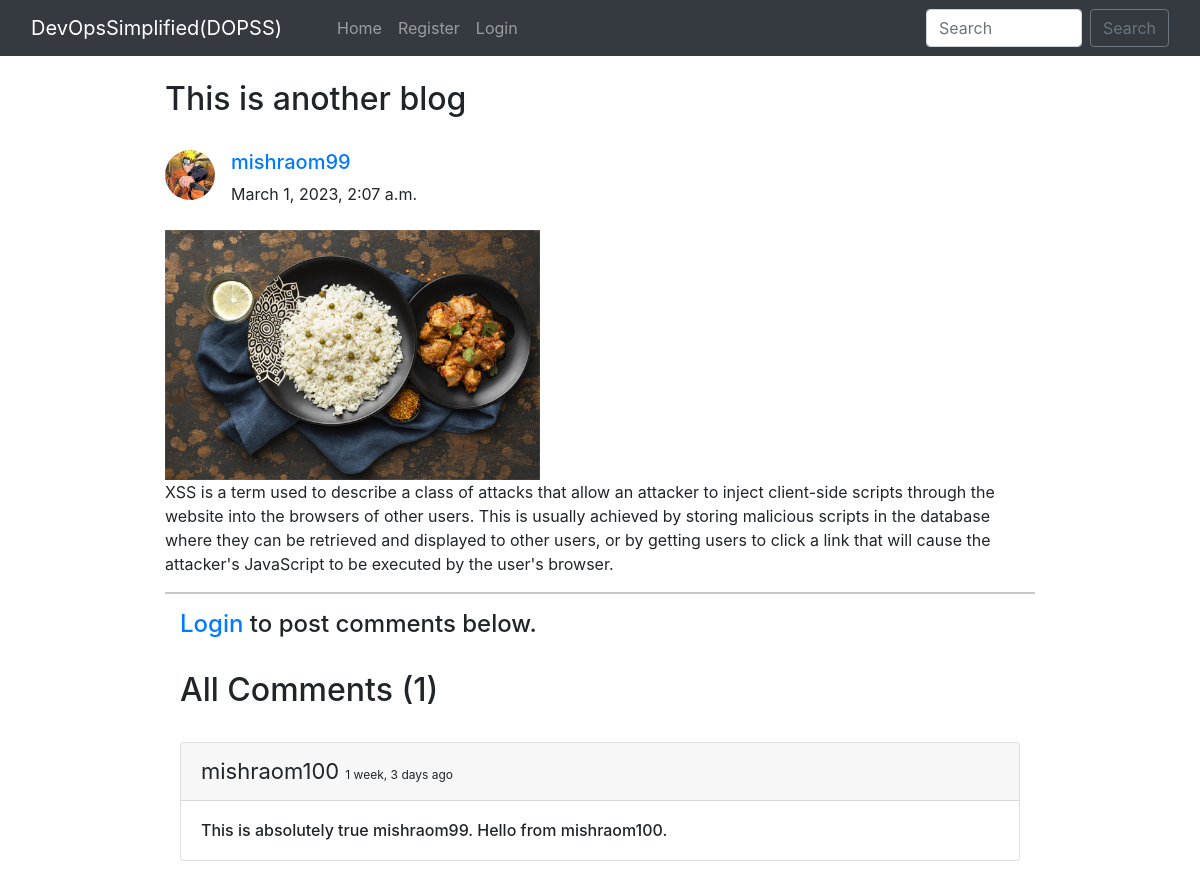
Page /blog/This-is-another-blog/ on the committed database.
### blog/models.py (models this page shows, shortened)
class BlogPost(models.Model):
    title=models.CharField(max_length=255)
    author= models.ForeignKey(User, on_delete=models.CASCADE)
    slug=models.CharField(max_length=130)
    content=models.TextField()
    image = models.ImageField(upload_to="profile_pics", blank=True, null=True)
    dateTime=models.DateTimeField(auto_now_add=True)

class Profile(models.Model):
    user = models.OneToOneField(User, on_delete=models.CASCADE, blank=True, null=True)
    image = models.ImageField(upload_to="profile_pics", blank=True, null=True)
    bio = models.TextField(blank=True, null=True)
    phone_no = models.PositiveSmallIntegerField(blank=True, null=True)
    facebook = models.CharField(max_length=300, blank=True, null=True)
    instagram = models.CharField(max_length=300, blank=True, null=True)
    linkedin = models.CharField(max_length=300, blank=True, null=True)

class Comment(models.Model):
    user = models.ForeignKey(User, on_delete=models.CASCADE)
    content = models.TextField()
    blog = models.ForeignKey(BlogPost, on_delete=models.CASCADE)
    parent_comment = models.ForeignKey('self', on_delete=models.CASCADE, null=True, blank=True)
    dateTime=models.DateTimeField(default=now)

### blog/views.py (the view)
# urls.py: path("blog/<str:slug>/", views.blogs_comments, name="blogs_comments"),
def blogs_comments(request, slug):
    post = BlogPost.objects.filter(slug=slug).first()
    comments = Comment.objects.filter(blog=post)
    if request.method=="POST":
        user = request.user
        content = request.POST.get('content','')
        blog_id =request.POST.get(id,'')
        comment = Comment(user = user, content = content, blog=post)
        comment.save()
    return render(request, "blog_comments.html", {'post':post, 'comments':comments})

### blog/templates/blog_comments.html (shortened to what this page needs)
{% extends 'base.html' %}
{% block body %}
{% load humanize %}
<div class="container w-75 my-4">
      <h2 class="blog-post-title">{{post.title}}</h2>
      <br>
      <div class="media">
            {% if post.author.profile.image %}
            <img class="mr-3 rounded-circle" src="{{post.author.profile.image.url}}" width="50px" height="50px"
                  alt="image">
            {% endif %}
            <div class="media-body">
                  <h5 class="mt-0"><a href="/profile/">{{post.author}}
                        </a></h5>
                  {{post.dateTime}}
            </div>
      </div>
      <br>
      <img src="/media/{{post.image}}" alt="" height="250px" width="375px">
      <br>
      <div>
           {{post.content|linebreaks}}
      </div>
      <hr>
      {% if user.is_authenticated %}
      <div class="container">
            <h2>Add Comments Here</h2>
            <form action="/blog/{{post.slug}}/" method="POST"> {% csrf_token %}
                  <div class="form-floating">
                        <textarea class="form-control" placeholder="Leave a comment here" id="floatingTextarea2"
                              style="height: 100px" id="content" name="content"></textarea>
                        <label for="floatingTextarea2">Leave a comment here.</label>
                        <br>
                        <button type="submit" class="btn btn-primary">Comment</button>
                  </div>
            </form>
            {% else %}
            <div class="container">
                  <h4><a href="/login/">Login</a> to post comments below.</h4>
                  {% endif %}
                  <br>
                  <h2>All Comments ({{comments.count}})</h2>
                  <br>
                  {% for comment in comments %}
                  <div class="card">
                        <div class="card-header">
                              <span style="font-size: 22px;">{{comment.user}} </span> <span
                                    style="font-size: 12px;">{{comment.dateTime | naturaltime}}</span>
                        </div>
                        <div class="card-body">
                              <h6 class="card-text">{{comment.content}}</h6>
                        </div>
                  </div>
                  <br>
                  {% endfor %}
            </div>
      </div>
      {% endblock %}

### rows in the picture
BlogPost: title "This is another blog", author.profile.image (picture), author "mishraom99", dateTime "March 1, 2023, 2:07 a.m.", image (picture), content "XSS is a term used to describe a class of attacks that allow an attacker to inject client-side scripts through the website into the browsers of other users. This is usually achieved by storing malicious scripts in the database where they can be retrieved and displayed to other users, or by getting users to click a link that will cause the attacker's JavaScript to be executed by the user's browser."
Comment: user "mishraom100", dateTime "1 week, 3 days ago", content "This is absolutely true mishraom99. Hello from mishraom100."

### other values in the picture
{{ comments.count }} "1"
